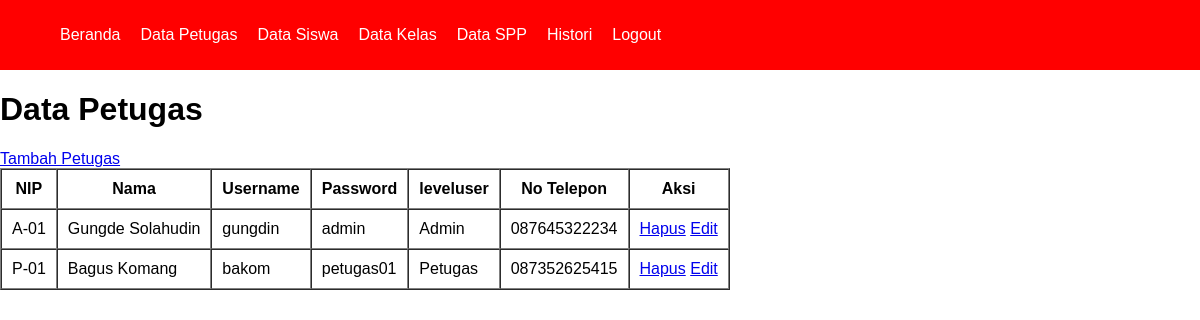
Screenshot of /petugas/petugas.php (signed in) with the database file from the repository.
### tables this page shows
CREATE TABLE `tb_petugas` (
  `nip` varchar(5) NOT NULL,
  `nama_petugas` varchar(100) NOT NULL,
  `username` varchar(50) NOT NULL,
  `password` varchar(50) NOT NULL,
  `leveluser` varchar(50) NOT NULL,
  `no_telp` varchar(50) NOT NULL
);

### petugas/functions_petugas.php (called while the page is built, shortened)
<?php
    $conn = mysqli_connect("localhost", "root", "", "spp_db");
    function query($query){
        global $conn;
        $result = mysqli_query($conn, $query);
        $rows = [];
        while( $row = mysqli_fetch_assoc($result)) {
            $rows[] = $row;
        }
        return $rows;
    }
?>

### petugas/petugas.php (the view, shortened to what this page needs)
<?php
    require 'functions_petugas.php';
    require '../views/template/navbar.php';
    $petugas = query("SELECT * FROM tb_petugas ORDER BY nip ASC");
?>
<!DOCTYPE html>
<html lang="en">
<head>
    <link rel="stylesheet" href="../CSS/style.css">
</head>
<body>
    <h1>Data Petugas</h1>
    <a href="create_petugas.php">Tambah Petugas</a>
    <table border="1" cellspacing="0" cellpadding="10">
        <tr>
            <th>NIP</th>
            <th>Nama</th>
            <th>Username</th>
            <th>Password</th>
            <th>leveluser</th>
            <th>No Telepon</th>
            <th>Aksi</th>
        </tr>
        <?php foreach($petugas as $row) : ?>
        <tr>
            <td><?= $row["nip"]; ?></td>
            <td><?= $row["nama_petugas"]; ?></td>
            <td><?= $row["username"] ?></td>
            <td><?= $row["password"]; ?></td>
            <td><?= $row["leveluser"]; ?></td>
            <td><?= $row["no_telp"]; ?></td>
            <td>
                <a href="delete_petugas.php?nip=<?= $row["nip"]; ?>">Hapus</a>
                <a href="update_petugas.php?nip=<?= $row["nip"]; ?>">Edit</a>
            </td>
        </tr>
        <?php endforeach; ?>
    </table>
</body>
</html>

### CSS/style.css (style rules this page uses)
html, body { margin: 0; padding: 0; box-sizing: border-box; font-family: 'Gill Sans', 'Gill Sans MT', Calibri, 'Trebuchet MS', sans-serif; overflow-x: hidden; }

### views/template/navbar.php (style rules this page uses)
html, body { margin: 0; padding: 0; box-sizing: border-box; }

### rows the page displays
tb_petugas: nip "A-01", nama_petugas "Gungde Solahudin", username "gungdin", password "admin", leveluser "Admin", no_telp "087645322234"
tb_petugas: nip "P-01", nama_petugas "Bagus Komang", username "bakom", password "petugas01", leveluser "Petugas", no_telp "087352625415"
